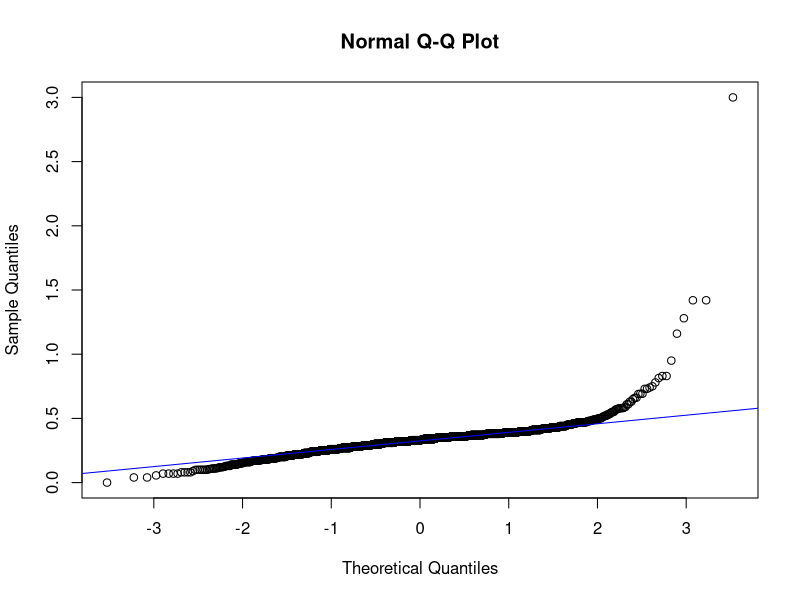
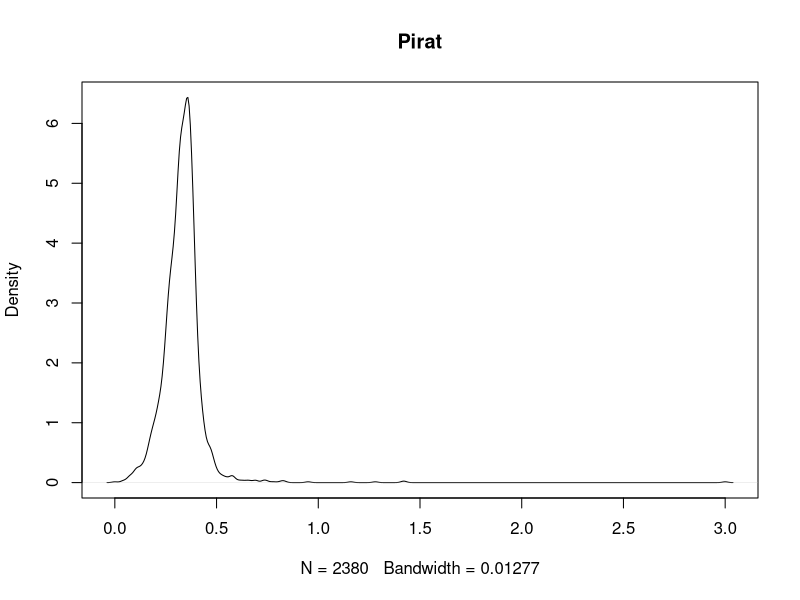
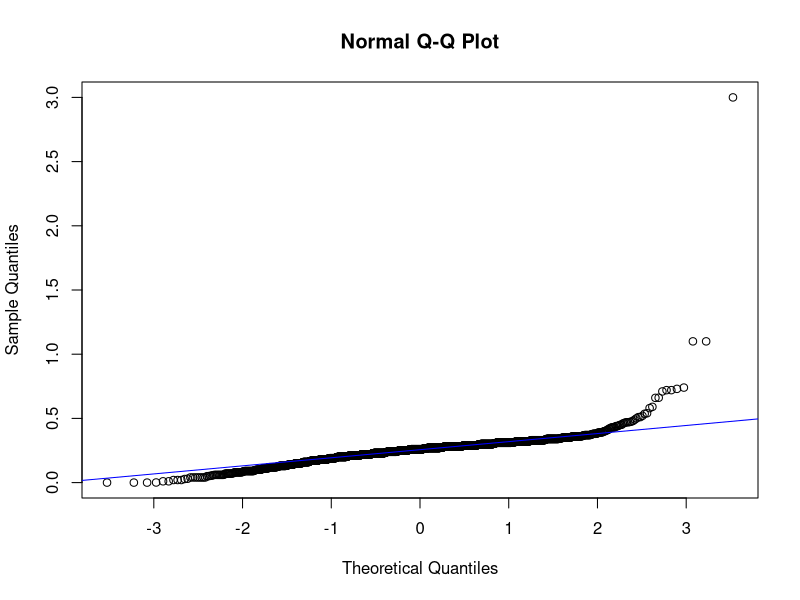
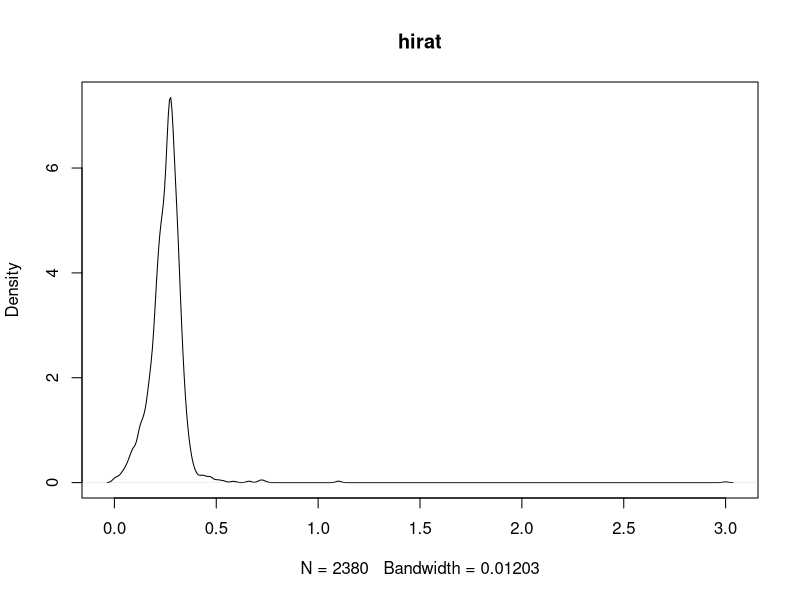
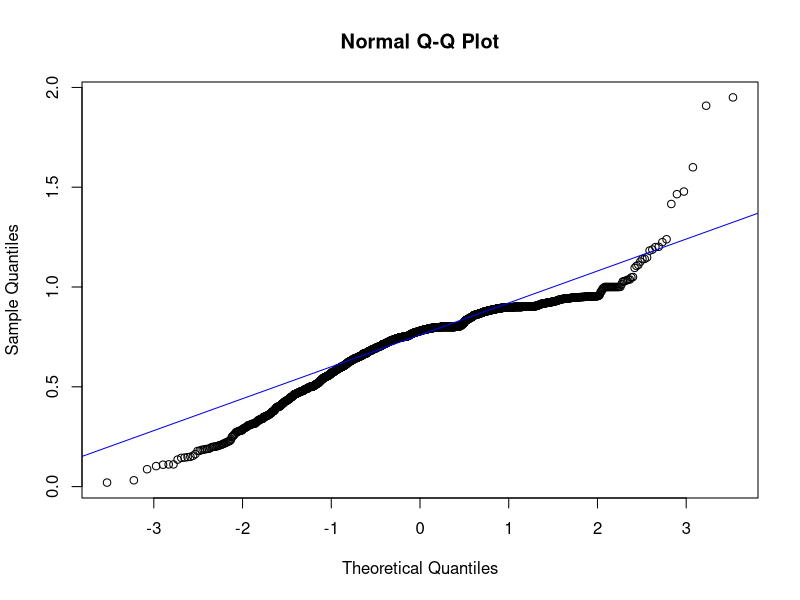
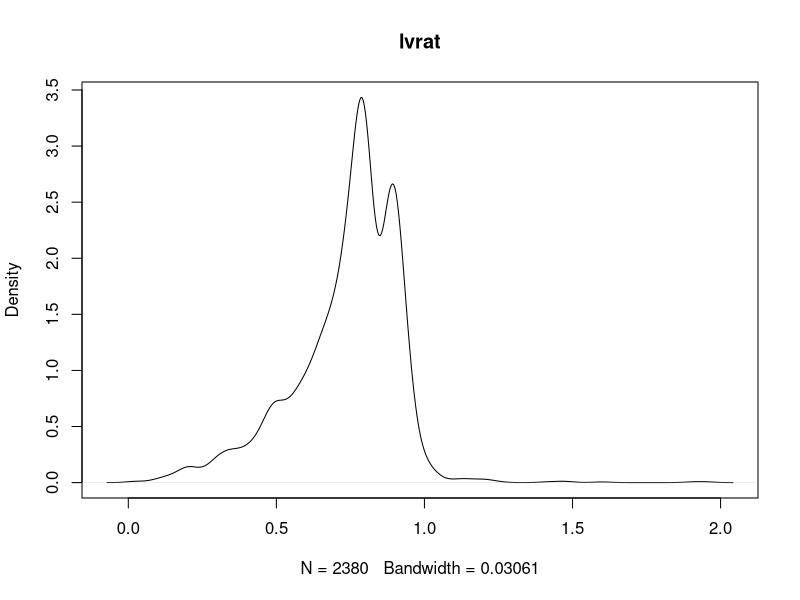
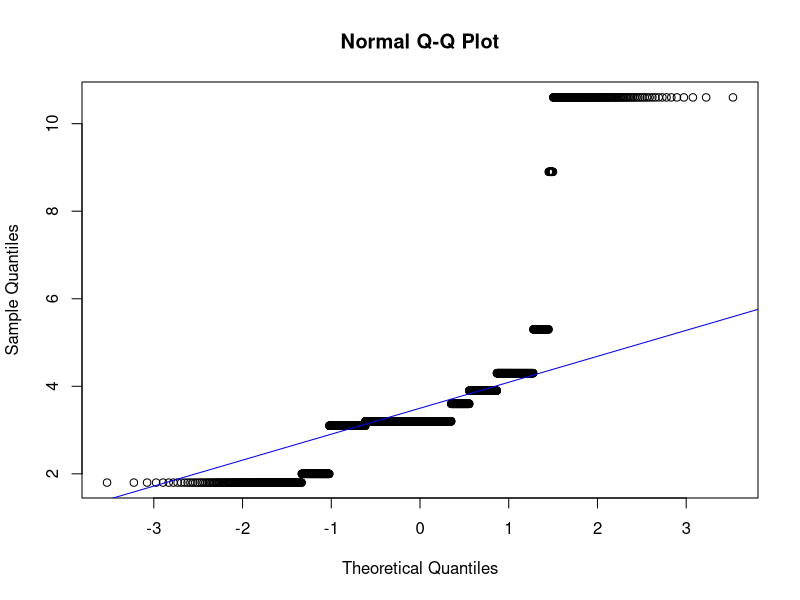
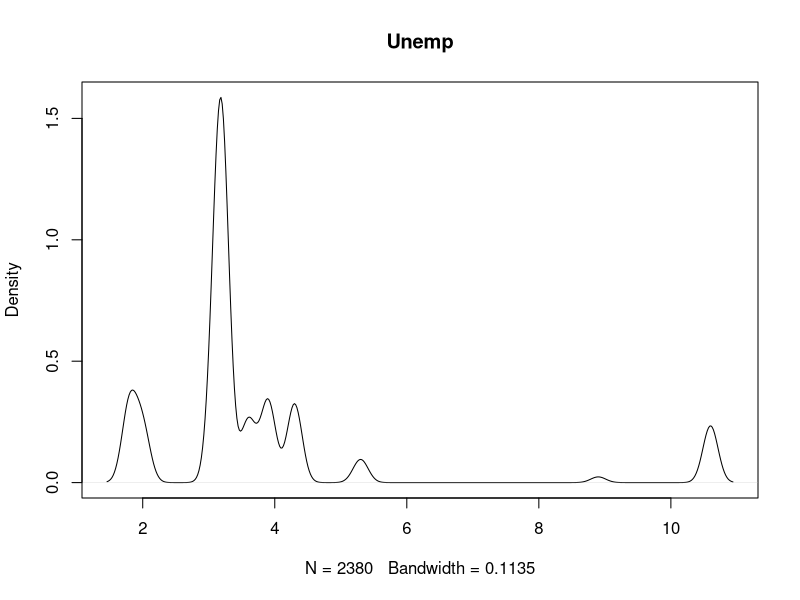

Here is the R script that generated these plots, in order:
## ---- chunk 1
library(AER)
data(HMDA)
dataset<- data.frame(HMDA)
names(dataset)
dim(dataset)
str(dataset)
summary(dataset)
head(dataset)
sapply(dataset,function(x) sum(is.na(x)))

## ---- chunk 2
qqnorm(dataset$pirat)
qqline(dataset$pirat,col='blue')
plot(density(dataset$pirat),main='Pirat')
## ---- chunk 3
qqnorm(dataset$hirat)
qqline(dataset$hirat,col='blue')
plot(density(dataset$hirat),main='hirat')
## ---- chunk 4
qqnorm(dataset$lvrat)
qqline(dataset$lvrat,col='blue')
plot(density(dataset$lvrat),main='lvrat')
## ---- chunk 5
qqnorm(dataset$unemp)
qqline(dataset$unemp,col='blue')
plot(density(dataset$unemp),main='Unemp')
## ---- chunk 6
library(ggplot2)
p10 <- ggplot(dataset, aes(x = deny, y = unemp)) +
        geom_boxplot()
p10
p11 <- ggplot(dataset, aes(x = deny, y = pirat)) +
        geom_boxplot()
p11
## ---- chunk 7
dt = sort(sample(nrow(dataset), nrow(dataset)*.8))
train<-dataset[dt,]
test<-dataset[-dt,]
## ---- chunk 8
model1 <- glm(deny~.,family=binomial(link='logit'),data=train)
summary(model1)
## ---- chunk 9
anova(model1, test="Chisq")
## ---- chunk 10
model2 <- glm(deny~pirat+lvrat+chist+phist+selfemp+insurance+afam+single+hschool,family=binomial(link='logit'),data=train)
summary(model2)
## ---- chunk 11
anova(model2, test="Chisq")
## ---- chunk 12
model3 <- glm(deny~pirat+lvrat+chist+phist+insurance+afam+single,family=binomial(link='logit'),data=train)
summary(model3)
## ---- chunk 13
anova(model3, test="Chisq")
## ---- chunk 14
fit1<- glm(deny~pirat,family=binomial(link='logit'),data=train)
summary(fit1)
fit2<-glm(deny~pirat+hirat,family=binomial(link='logit'),data=train)
summary(fit2)
fit3<-glm(deny~pirat+lvrat,family=binomial(link='logit'),data=train)
summary(fit3)
fit4<-glm(deny~pirat+lvrat+chist,family=binomial(link='logit'),data=train)
summary(fit4)
fit5<-glm(deny~pirat+lvrat+chist+mhist,family=binomial(link='logit'),data=train)
summary(fit5)
fit6<-glm(deny~pirat+lvrat+chist+phist,family=binomial(link='logit'),data=train)
summary(fit6)
fit7<-glm(deny~pirat+lvrat+chist+phist+unemp,family=binomial(link='logit'),data=train)
summary(fit7)
fit8<-glm(deny~pirat+lvrat+chist+phist+selfemp,family=binomial(link='logit'),data=train)
summary(fit8)
fit9<-glm(deny~pirat+lvrat+chist+phist+insurance,family=binomial(link='logit'),data=train)
summary(fit9)
anova(fit9, test="Chisq")
fit10<-glm(deny~pirat+lvrat+chist+phist+insurance+condomin,family=binomial(link='logit'),data=train)
summary(fit10)
fit11<-glm(deny~pirat+lvrat+chist+phist+insurance+afam,family=binomial(link='logit'),data=train)
summary(fit11)
fit12<-glm(deny~pirat+lvrat+chist+phist+insurance+afam+single,family=binomial(link='logit'),data=train)
summary(fit12)
fit13<-glm(deny~pirat+lvrat+chist+insurance+afam+single+hschool,family=binomial(link='logit'),data=train)
summary(fit13)


## ---- chunk 15
model3 <- glm(deny~pirat+lvrat+chist+phist+insurance+afam+single,family=binomial(link='logit'),data=train)
summary(model3)

model2 <- glm(deny~pirat+lvrat+chist+phist+selfemp+insurance+afam+single+hschool,family=binomial(link='logit'),data=train)

fit12<-glm(deny~pirat+lvrat+chist+phist+insurance+afam+single,family=binomial(link='logit'),data=train)
summary(fit12)
## ---- chunk 16
fm1 <- lm(I(as.numeric(deny) - 1) ~ pirat+lvrat+chist+phist+insurance+afam+single, data = dataset)
summary(fm1)
fm2 <- lm(I(as.numeric(deny) - 1) ~ pirat+lvrat+chist+insurance+afam+single+hschool, data = dataset)
summary(fm2)
fm3 <- lm(I(as.numeric(deny) - 1) ~., data = dataset)
summary(fm3)
## ---- chunk 17
plot(model3)
## ---- chunk 18
full_model<-glm(deny~.,family=binomial(link='logit'),data=train)

model3 <- glm(deny~pirat+lvrat+chist+phist+insurance+afam+single,family=binomial(link='logit'),data=train)
anova(full_model,model3)
## ---- chunk 19
train$model3 <- predict(model2, train, type="response")
head(train)
tail(train)
library(gmodels)
library(ggplot2)
library (Hmisc)
library (caTools)
library (ROCR)
colAUC(train$model3,train$deny, plotROC=TRUE)

predict1 <- ifelse(train$model3>0.95, 1, 0)

tab1 <- table(predicted = predict1, actual = train$deny)
tab1
accuracy1<-(tab1[1,1]+tab1[2,2])/(tab1[1,1]+tab1[2,2]+tab1[1,2]+tab1[2,1])
recall1<-(tab1[2,2])/(tab1[1,2]+tab1[2,2])
precision1<-(tab1[2,2])/(tab1[2,2]+tab1[2,1])
print(c("Accuracy:",accuracy1))
print(c("Precision:",precision1))
print(c("Recall:",recall1))

test$model3 <- predict(model3, test, type='response')


colAUC(test$model3,test$deny, plotROC=TRUE)

predict2 <- ifelse(test$model3>0.95, 1,0)
tab2 <- table(predicted = predict2, actual = test$deny)
tab2
accuracy<-(tab2[1,1]+tab2[2,2])/(tab2[1,1]+tab2[2,2]+tab2[1,2]+tab2[2,1])
recall<-(tab2[2,2])/(tab2[1,2]+tab2[2,2])
precision<-(tab2[2,2])/(tab2[2,2]+tab2[2,1])

print(c("Accuracy:",accuracy))
print(c("Precision:",precision))
print(c("Recall:",recall))
